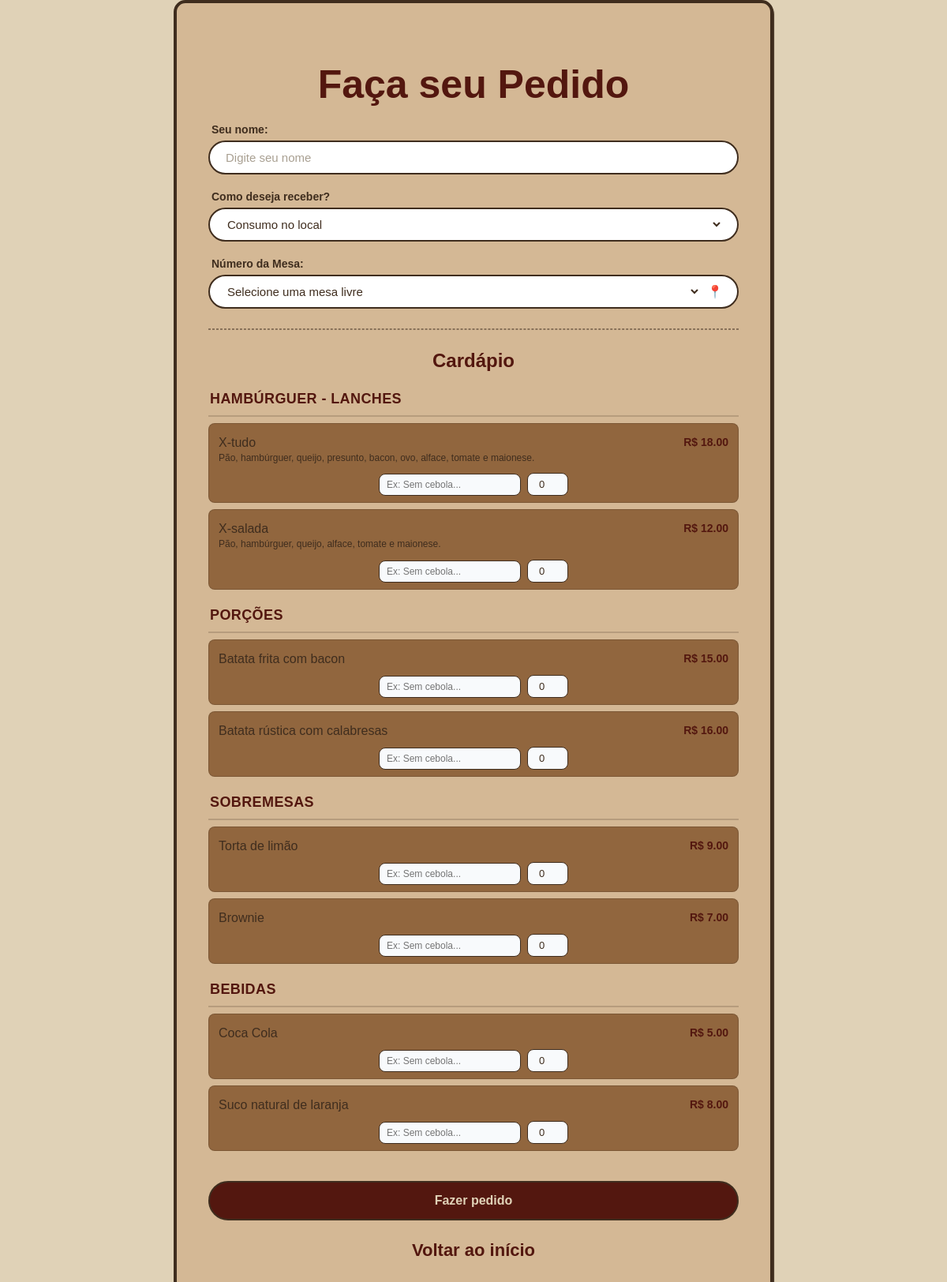
The page /COMANDA on the database its author committed.
### models.py (models this page shows, shortened)
class Produto(db.Model):
    __tablename__ = 'produtos'
    id = db.Column(db.Integer, primary_key=True)
    nome = db.Column(db.String(100), nullable=False)
    preco = db.Column(db.Float, nullable=False)
    categoria = db.Column(db.String(50), nullable=False, default="Geral")
    ingredientes = db.Column(db.String(500), nullable=True)

### app.py (the view, shortened to what this page needs)
@app.route('/COMANDA', methods=['GET', 'POST'])
def comanda():
    produtos = Produto.query.order_by(Produto.id).all()
    titulos_categoria = {
        "hambúrguer": "HAMBÚRGUER - LANCHES",
        "porção": "PORÇÕES",
        "sobremesa": "SOBREMESAS",
        "bebidas": "BEBIDAS",
        "drinks": "DRINKS",
    }
    produtos_por_categoria = {}
    for produto in produtos:
        categoria = (produto.categoria or "Geral").strip()
        produtos_por_categoria.setdefault(categoria, []).append(produto)
    grupos_produtos = []
    categorias_em_ordem = ["hambúrguer", "porção", "sobremesa", "bebidas", "drinks"]
    for categoria_chave in categorias_em_ordem:
        categoria_encontrada = next(
            (
                categoria
                for categoria in produtos_por_categoria
                if categoria.casefold() == categoria_chave
            ),
            None,
        )
        if categoria_encontrada is not None:
            grupos_produtos.append(
                (
                    titulos_categoria[categoria_chave],
                    produtos_por_categoria.pop(categoria_encontrada),
                )
            )
    for categoria, itens in produtos_por_categoria.items():
        grupos_produtos.append((categoria.upper(), itens))
    mesas = Mesa.query.filter_by(ocupada=False).order_by(Mesa.numero).all()
    cliente_id = session.get("cliente_id")
    cliente_atual = db.session.get(Cliente, cliente_id) if cliente_id else None
    return render_template(
        'comanda.html',
        produtos=produtos,
        grupos_produtos=grupos_produtos,
        mesas=mesas,
        cliente=cliente_atual,
    )

### templates/comanda.html (shortened to what this page needs)
<!DOCTYPE html>
<html lang="pt-BR">
<head>
    <link rel="stylesheet" href="{{ url_for('static', filename='estilo.css', v=4) }}">
</head>
<body>
    <div class="pagina-inicial tela-comanda">
        <h1>Faça seu Pedido</h1>
        <form method="POST" action="/COMANDA">
            {% if not cliente %}
                <div class="input-group">
                    <label for="nome_pedido">Seu nome:</label>
                    <div class="input-container">
                        <input
                            type="text"
                            id="nome_pedido"
                            name="nome_pedido"
                            class="user-input"
                            maxlength="100"
                            placeholder="Digite seu nome"
                            required
                        >
                    </div>
                </div>
            {% endif %}
            <div class="input-group">
                <label for="tipo_pedido">Como deseja receber?</label>
                <div class="input-container">
                    <select id="tipo_pedido" name="tipo_pedido" class="user-input" required>
                        <option value="mesa">Consumo no local</option>
                    </select>
                </div>
            </div>
            <div class="input-group" id="grupo-mesa">
                <label for="mesa">Número da Mesa:</label>
                <div class="input-container">
                    <select id="mesa" name="mesa" class="user-input" required>
                        <option value="">Selecione uma mesa livre</option>
                    </select>
                    <span class="input-icon">📍</span>
                </div>
            </div>
            <hr style="border: 1px dashed var(--marrom); margin: 25px 0; opacity: 0.5;">
            <h2 style="font-family: 'Righteous', sans-serif; color: var(--vermelho); margin-bottom: 20px;">Cardápio</h2>
            {% for titulo_categoria, itens_categoria in grupos_produtos %}
                <section class="grupo-categoria">
                    <h3 class="titulo-categoria">{{ titulo_categoria }}</h3>
                    {% for produto in itens_categoria %}
                        <div class="item">
                            <button
                                type="button"
                                class="item-selecionar"
                                data-quantidade-id="quantidade-{{ produto.id }}"
                                data-nome-produto="{{ produto.nome }}"
                                aria-label="Adicionar {{ produto.nome }} ao pedido"
                            >
                                <span class="item-info">
                                    <span class="item-nome">{{ produto.nome }}</span>
                                    {% if produto.ingredientes %}
                                        <span class="item-descricao">{{ produto.ingredientes }}</span>
                                    {% endif %}
                                </span>
                                <span class="item-preco">R$ {{ "%.2f"|format(produto.preco) }}</span>
                            </button>
                            <div class="item-controles">
                                <input
                                    type="text"
                                    name="obs_{{ produto.id }}"
                                    placeholder="Ex: Sem cebola..."
                                    class="input-obs"
                                    aria-label="Observação para {{ produto.nome }}"
                                >
                                <input
                                    type="number"
                                    id="quantidade-{{ produto.id }}"
                                    name="qtd_{{ produto.id }}"
                                    min="0"
                                    value="0"
                                    class="input-qtd"
                                    aria-label="Quantidade de {{ produto.nome }}"
                                >
                            </div>
                        </div>
                    {% endfor %}
                </section>
            {% endfor %}
            {% if produtos %}
                <button type="submit" class="btn-cadastrar" style="margin-top: 20px;">Fazer pedido</button>
            {% else %}
                <p>O cardápio ainda não tem produtos cadastrados.</p>
            {% endif %}
        </form>
        <p><a href="{{ url_for('pagina_inicial') }}">Voltar ao início</a></p>
    </div>
</body>
</html>

### static/estilo.css (style rules this page uses)
*, *::before, *::after { box-sizing: border-box; }
:root { --bege: #e0d2b7; --vermelho: #53170f; --marrom: #3f2d1e; --caramelo: #af7343e7; --azul: #2a80d6; --pao: #d4b895; --garçom: #d6602a; }
body { margin: 0; min-height: 90vh; background-color: var(--bege); color: var(--marrom); display: flex; justify-content: center; align-items: center; font-family: 'Poppins', sans-serif; }
.pagina-inicial { background-color: var(--pao); width: 90%; max-width: 600px; padding: 50px 40px; text-align: center; border-radius: 15px; border: 4px solid var(--marrom); box-shadow: 1px 3px 1px var(--marrom); }
.tela-comanda { max-width: 760px; min-width: 0; width: min(100%, 760px); padding: clamp(20px, 4vw, 40px); }
.tela-comanda form, .tela-comanda .grupo-categoria, .tela-comanda .item, .tela-comanda .item-selecionar, .tela-comanda .input-container { max-width: 100%; min-width: 0; }
h1 { font-family: 'Fascinate Inline', sans-serif; color: var(--vermelho); font-size: 50px; margin-bottom: 20px; }
p { font-family: 'Righteous', sans-serif; font-size: 22px; margin: 10px; }
.input-group { margin-bottom: 20px; text-align: left; }
.input-group label { display: block; font-size: 14px; font-weight: 600; color: var(--marrom); margin-bottom: 6px; margin-left: 4px; font-family: 'Poppins', sans-serif; }
.input-container { display: flex; align-items: center; background-color: #ffffff; border: 2px solid var(--marrom); border-radius: 50px; padding: 10px 18px; width: 100%; box-sizing: border-box; transition: all 0.3s ease; }
.user-input { border: none; background: transparent; outline: none; font-size: 15px; color: var(--marrom); width: 100%; font-family: 'Poppins', sans-serif; }
.user-input::placeholder { color: #a89f91; }
.input-icon { display: flex; align-items: center; justify-content: center; font-size: 16px; margin-left: 8px; }
.btn-cadastrar { width: 100%; background-color: var(--vermelho); color: var(--bege); border: 2px solid var(--marrom); border-radius: 50px; padding: 14px; font-size: 16px; font-weight: 600; cursor: pointer; margin-top: 10px; font-family: 'Poppins', sans-serif; transition: background-color 0.2s ease, transform 0.1s ease; }
.pagina-inicial a { display: inline-block; margin-top: 15px; color: var(--vermelho); text-decoration: none; font-weight: 600; font-family: 'Poppins', sans-serif; }
.grupo-categoria { background-color: transparent; margin: 18px 0; padding: 0; text-align: left; }
.titulo-categoria { border-bottom: 2px solid rgba(63, 45, 30, 0.2); color: var(--vermelho); font-family: 'Righteous', sans-serif; font-size: 18px; letter-spacing: 0.4px; margin: 0 0 6px; padding: 4px 2px 10px; text-align: left; }
.item { background-color: #6631059a; border: 1px solid rgba(63, 45, 30, 0.25); border-radius: 8px; margin: 8px 0; padding: 8px; transition: border-color 0.2s ease, box-shadow 0.2s ease; }
.item-selecionar { background: transparent; border: 0; align-items: flex-start; color: inherit; cursor: pointer; display: flex; font: inherit; gap: 12px; justify-content: space-between; padding: 7px 4px; text-align: left; width: 100%; }
.item-info { display: flex; flex-direction: column; gap: 2px; }
.item-nome { color: var(--marrom); font-size: 16px; transition: color 0.2s ease; overflow-wrap: anywhere; }
.item-descricao { color: var(--marrom); font-family: 'Poppins', sans-serif; font-size: 12px; line-height: 1.4; overflow-wrap: anywhere; }
.item-preco { color: var(--vermelho); font-size: 14px; font-weight: 600; white-space: nowrap; }
.item-controles { display: flex; flex-wrap: wrap; gap: 8px; align-items: center; justify-content: center; margin-top: 4px; }
.input-obs { padding: 6px 9px; border: 1px solid var(--marrom); border-radius: 8px; font-size: 12px; font-family: 'Poppins', sans-serif; outline: none; background-color: #f8fafc; color: var(--marrom); width: min(180px, 65%); transition: border-color 0.2s ease; }
.input-qtd { width: 52px; padding: 6px; border: 1px solid var(--marrom); border-radius: 8px; font-size: 13px; text-align: center; font-family: 'Poppins', sans-serif; outline: none; background-color: #f8fafc; color: var(--marrom); transition: border-color 0.2s ease; }

### rows shown on the page
Produto: nome "X-tudo", ingredientes "Pão, hambúrguer, queijo, presunto, bacon, ovo, alface, tomate e maionese.", preco "18.00", id "0"
Produto: nome "X-salada", ingredientes "Pão, hambúrguer, queijo, alface, tomate e maionese.", preco "12.00", id "0"
Produto: nome "Batata frita com bacon", preco "15.00", id "0"
Produto: nome "Batata rústica com calabresas", preco "16.00", id "0"
Produto: nome "Torta de limão", preco "9.00", id "0"
Produto: nome "Brownie", preco "7.00", id "0"
Produto: nome "Coca Cola", preco "5.00", id "0"
Produto: nome "Suco natural de laranja", preco "8.00", id "0"

### other values the page prints
{{ titulo_categoria }} "HAMBÚRGUER - LANCHES" "PORÇÕES" "SOBREMESAS" "BEBIDAS"
